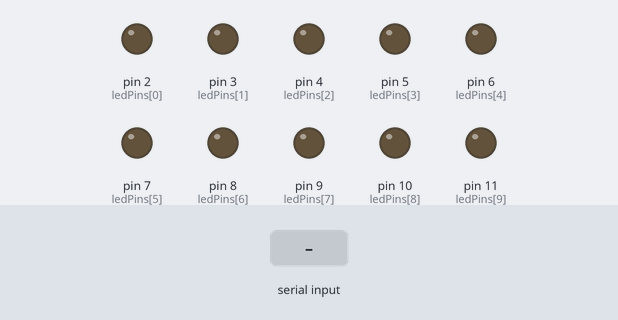
The sketch below on a simulated Arduino Uno, built with avr-gcc and run on an emulated ATmega328P. Parts: output pins drawn as LEDs (lit = HIGH). The inputs (shaded band) are chosen by the test bench.

Above: at 2.2 s.
2.3 s: "H,1\n" received over Serial
At 2.7 s:
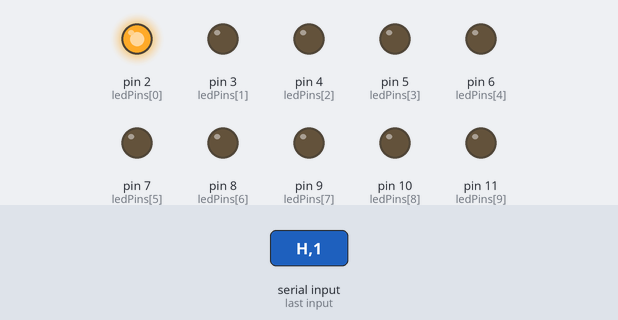
3.8 s: "90,45,200\n" received over Serial
At 5.0 s:
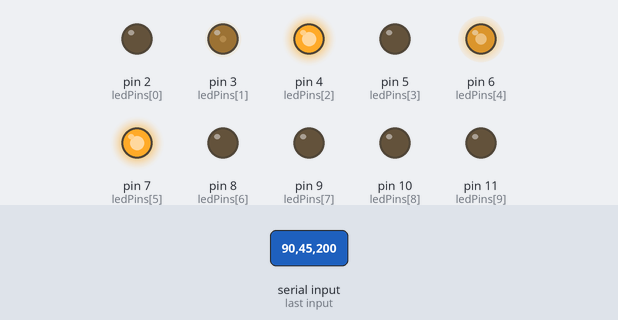
5.3 s: "30,150,10\n" received over Serial
At 6.4 s:
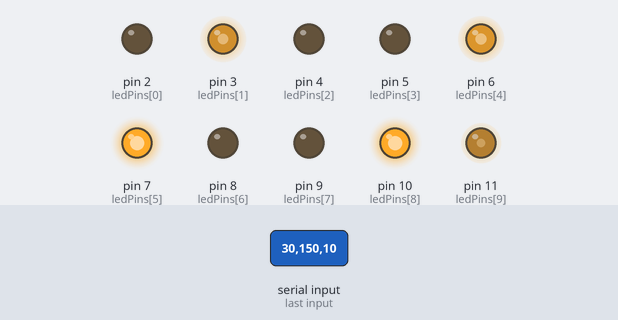
6.8 s: "90,45\n" received over Serial
At 7.4 s:
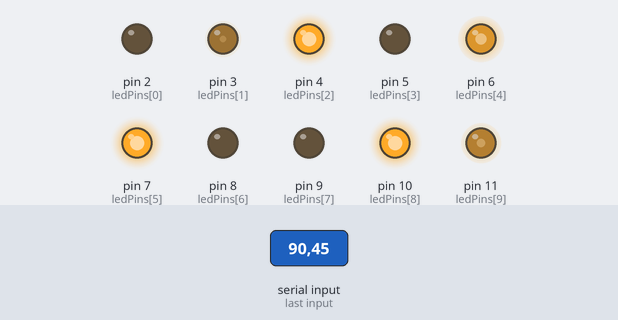
8.3 s: "30,150\n" received over Serial
At 8.6 s:
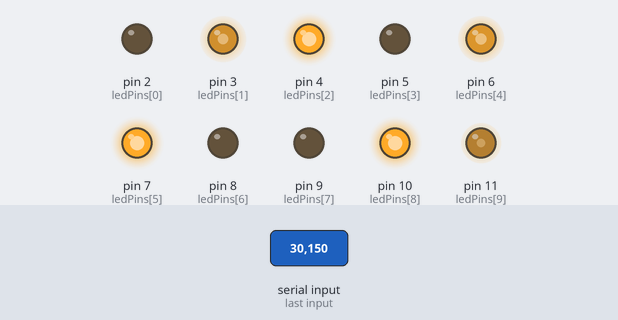
9.8 s: "200\n" received over Serial
At 10.8 s:
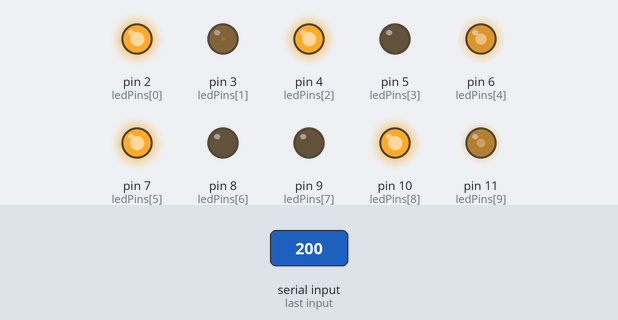
Timing chart, 0 to 12.3 s (numbered marks = the images above; inputs shaded):
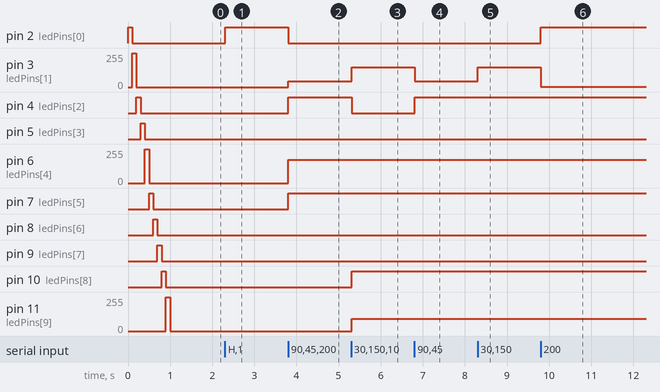

The sketch:

arduino_code.ino
```cpp
// Arduino code for MNIST LED visualization
// Upload this to your Arduino before running the Python visualization

const int ledPins[10] = {2, 3, 4, 5, 6, 7, 8, 9, 10, 11}; // Pins for digits 0-9

void setup() {
  Serial.begin(9600);
  for (int i = 0; i < 10; i++) {
    pinMode(ledPins[i], OUTPUT);
    digitalWrite(ledPins[i], LOW);
  }

  // Test LEDs - blink all once
  for (int i = 0; i < 10; i++) {
    digitalWrite(ledPins[i], HIGH);
    delay(100);
    digitalWrite(ledPins[i], LOW);
  }
}

void loop() {
  if (Serial.available()) {
    String data = Serial.readStringUntil('\n');
    data.trim();

    if (data.startsWith("H")) {
      // Highlight mode - single digit
      int digit = data.substring(1).toInt();
      if (digit >= 0 && digit <= 9) {
        for (int i = 0; i < 10; i++) {
          digitalWrite(ledPins[i], i == digit ? HIGH : LOW);
        }
      }
    } else {
      // Probability mode - all LEDs with varying brightness
      int values[10];
      int index = 0;

      // Parse comma-separated values
      char *token = strtok(&data[0], ",");
      while (token != NULL && index < 10) {
        values[index] = atoi(token);
        token = strtok(NULL, ",");
        index++;
      }

      // Set LED brightness (0-255)
      for (int i = 0; i < 10; i++) {
        analogWrite(ledPins[i], values[i]);
      }
    }
  }
}
```

Measured:
- after the input at 2.3 s, pin 2 (ledPins[0]): LOW → HIGH at once
- after the input at 3.8 s, pin 2 (ledPins[0]): HIGH → LOW at once; pin 3 (ledPins[1]): 0/255 → 45/255 at once; pin 4 (ledPins[2]), pin 7 (ledPins[5]): LOW → HIGH at once; pin 6 (ledPins[4]): 0/255 → 173/255 at once
- after the input at 5.3 s, pin 3 (ledPins[1]): 45/255 → 150/255 at once; pin 4 (ledPins[2]): HIGH → LOW at once; pin 10 (ledPins[8]): LOW → HIGH at once; pin 11 (ledPins[9]): 0/255 → 91/255 at once
- after the input at 6.8 s, pin 3 (ledPins[1]): 150/255 → 45/255 at once; pin 4 (ledPins[2]): LOW → HIGH at once
- after the input at 8.3 s, pin 3 (ledPins[1]): 45/255 → 150/255 at once
- after the input at 9.8 s, pin 2 (ledPins[0]): LOW → HIGH at once; pin 3 (ledPins[1]): 150/255 → 3/255 at once
